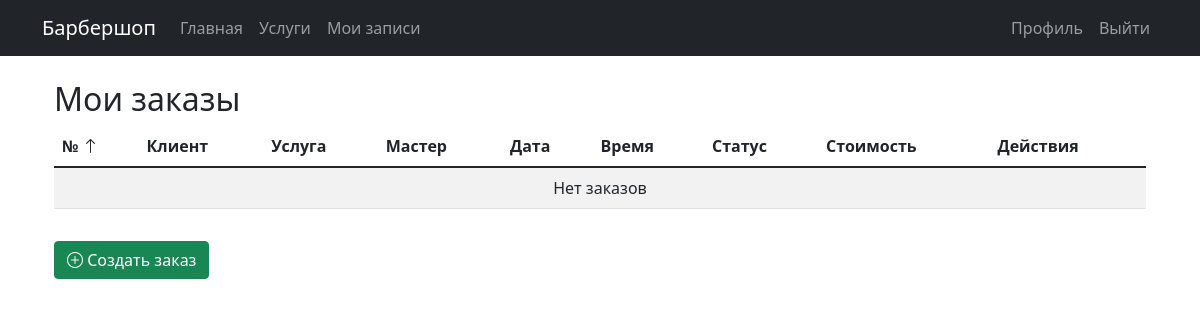
The app's page /orders/ (signed in), older data.
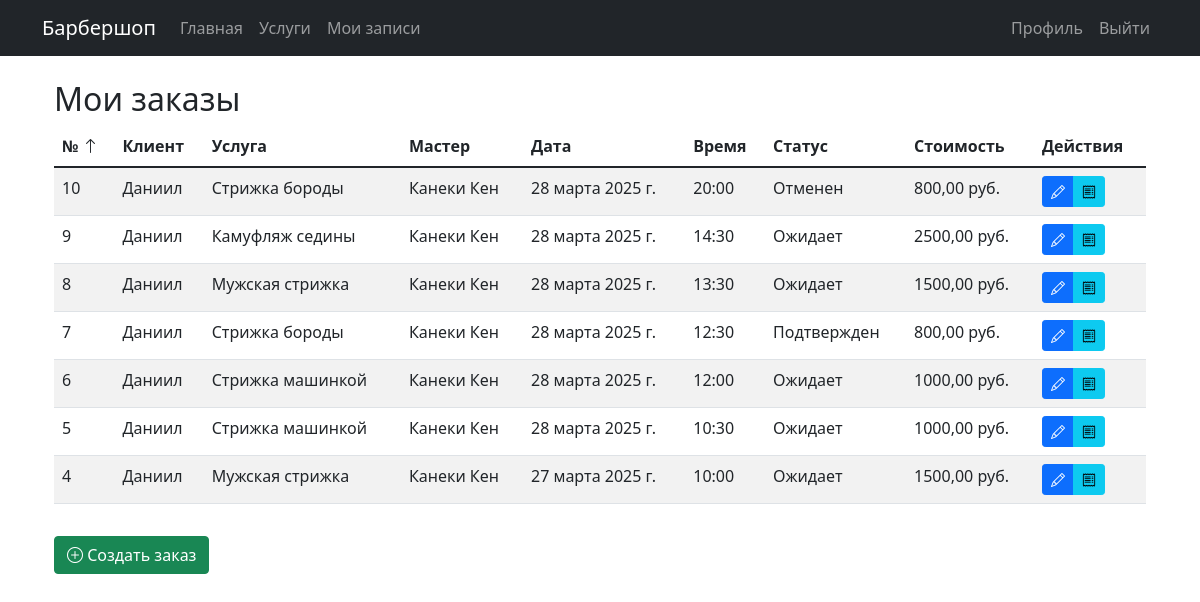
The same page, newer data.
### barbershop_app/models.py (models this page shows, shortened)
class Order(models.Model):
    STATUS_CHOICES = [
        ('pending', 'Ожидает'),
        ('confirmed', 'Подтвержден'),
        ('completed', 'Завершен'),
        ('canceled', 'Отменен'),
    ]
    client = models.ForeignKey(User, on_delete=models.CASCADE, related_name='client_orders', verbose_name='Клиент')
    barber = models.ForeignKey(User, on_delete=models.CASCADE, related_name='barber_orders', verbose_name='Мастер')
    service = models.ForeignKey(Service, on_delete=models.CASCADE, verbose_name='Услуга')
    discount = models.ForeignKey(Discount, on_delete=models.SET_NULL, null=True, blank=True, verbose_name='Скидка')
    order_date = models.DateTimeField('Дата заказа', auto_now_add=True)
    appointment_date = models.DateField('Дата записи')
    appointment_time = models.TimeField('Время записи')
    total_price = models.DecimalField(
        max_digits=10,
        decimal_places=2,
        verbose_name='Итоговая цена',
        null=True,
        blank=True
    )
    status = models.CharField('Статус', max_length=20, choices=STATUS_CHOICES, default='pending')
    class Meta:
        verbose_name = 'Заказ'
        verbose_name_plural = 'Заказы'
        ordering = ['-order_date']

class User(AbstractUser):
    role = models.ForeignKey(Role, on_delete=models.SET_NULL, null=True, blank=True, verbose_name='Роль')
    name = models.CharField(max_length=255, verbose_name='Полное имя')
    phone = models.CharField(max_length=20, blank=True, null=True, verbose_name='Телефон')
    email = models.EmailField('Email', max_length=50, blank=True, null=True)
    profile_photo = models.ImageField(upload_to='profile_photos/', blank=True, null=True, verbose_name='Фото профиля')
    description = models.TextField(blank=True, null=True, verbose_name='О себе')
    class Meta:
        verbose_name = 'Пользователь'
        verbose_name_plural = 'Пользователи'

class Service(models.Model):
    name = models.CharField('Название услуги', max_length=50)
    description = models.CharField('Описание', max_length=255, blank=True, null=True)
    price = models.DecimalField('Стоимость', max_digits=8, decimal_places=2)
    duration = models.IntegerField('Длительность (мин.)')
    class Meta:
        verbose_name = 'Услуга'
        verbose_name_plural = 'Услуги'

### barbershop_app/views.py (the view)
# urls.py: path('orders/', OrderListView.as_view(), name='order_list'),
class OrderListView(LoginRequiredMixin, ListView):
    model = Order
    template_name = 'barbershop_app/order_list.html'
    context_object_name = 'orders'
    def get_queryset(self):
        queryset = Order.objects.all() if self.request.user.is_staff else Order.objects.filter(Q(client=self.request.user) | Q(barber=self.request.user))
        sort_param = self.request.GET.get('sort')
        if sort_param:
            if sort_param.startswith('-'):
                if self.request.GET.get('current_sort') == sort_param:
                    sort_param = sort_param[1:]
            else:
                if self.request.GET.get('current_sort') == sort_param:
                    sort_param = f'-{sort_param}'
            queryset = queryset.order_by(sort_param)
        else:
            queryset = queryset.order_by('-id')
        return queryset
    def get_context_data(self, **kwargs):
        context = super().get_context_data(**kwargs)
        context['sort'] = self.request.GET.get('sort', '-id')
        return context

### barbershop_app/templates/barbershop_app/order_list.html (shortened to what this page needs)
{% extends 'barbershop_app/base.html' %}
{% block content %}
<div class="container mt-4">
    <h2>Мои заказы</h2>
    <div class="table-responsive">
        <table class="table table-striped">
            <thead>
                <tr>
                    <th>
                        <a href="?sort=id" class="text-dark text-decoration-none">
                            №
                            {% if sort == 'id' %}<i class="bi bi-arrow-down"></i>
                            {% elif sort == '-id' %}<i class="bi bi-arrow-up"></i>{% endif %}
                        </a>
                    </th>
                    <th>
                        <a href="?sort=client__name" class="text-dark text-decoration-none">
                            Клиент
                        </a>
                    </th>
                    <th>
                        <a href="?sort=service__name" class="text-dark text-decoration-none">
                            Услуга
                        </a>
                    </th>
                    <th>
                        <a href="?sort=barber__name" class="text-dark text-decoration-none">
                            Мастер
                        </a>
                    </th>
                    <th>
                        <a href="?sort=appointment_date" class="text-dark text-decoration-none">
                            Дата
                        </a>
                    </th>
                    <th>
                        <a href="?sort=appointment_time" class="text-dark text-decoration-none">
                            Время
                        </a>
                    </th>
                    <th>
                        <a href="?sort=status" class="text-dark text-decoration-none">
                            Статус
                        </a>
                    </th>
                    <th>
                        <a href="?sort=total_price" class="text-dark text-decoration-none">
                            Стоимость
                        </a>
                    </th>
                    <th>Действия</th>
                </tr>
            </thead>
            <tbody>
                {% for order in orders %}
                <tr>
                    <td>{{ order.id }}</td>
                    <td>{{ order.client.name }}</td>
                    <td>{{ order.service.name }}</td>
                    <td>{{ order.barber.name }}</td>
                    <td>{{ order.appointment_date }}</td>
                    <td>{{ order.appointment_time }}</td>
                    <td>{{ order.get_status_display }}</td>
                    <td>{{ order.total_price }} руб.</td>
                    <td>
                        <div class="btn-group" role="group">
                            {% if user.is_staff or user == order.client %}
                            <a href="{% url 'order_update' order.pk %}" class="btn btn-sm btn-primary">
                                <i class="bi bi-pencil"></i>
                            </a>
                            {% endif %}
                            <a href="{% url 'generate_receipt' order.id %}" class="btn btn-sm btn-info" title="Скачать чек">
                                <i class="bi bi-receipt"></i>
                            </a>
                        </div>
                    </td>
                </tr>
                {% empty %}
                <tr>
                    <td colspan="9" class="text-center">Нет заказов</td>
                </tr>
                {% endfor %}
            </tbody>
        </table>
    </div>
    <div class="mt-3">
        <a href="{% url 'order_create' %}" class="btn btn-success">
            <i class="bi bi-plus-circle"></i> Создать заказ
        </a>
    </div>
</div>
{% endblock %}

Row changes from the older to the newer data that the page shows:
added Order: id "10", client.name "Даниил", service.name "Стрижка бороды", barber.name "Канеки Кен", appointment_date "28 марта 2025 г.", appointment_time "20:00", status "Отменен", total_price "800,00"
added Order: id "9", client.name "Даниил", service.name "Камуфляж седины", barber.name "Канеки Кен", appointment_date "28 марта 2025 г.", appointment_time "14:30", status "Ожидает", total_price "2500,00"
added Order: id "8", client.name "Даниил", service.name "Мужская стрижка", barber.name "Канеки Кен", appointment_date "28 марта 2025 г.", appointment_time "13:30", status "Ожидает", total_price "1500,00"
added Order: id "7", client.name "Даниил", service.name "Стрижка бороды", barber.name "Канеки Кен", appointment_date "28 марта 2025 г.", appointment_time "12:30", status "Подтвержден", total_price "800,00"
added Order: id "6", client.name "Даниил", service.name "Стрижка машинкой", barber.name "Канеки Кен", appointment_date "28 марта 2025 г.", appointment_time "12:00", status "Ожидает", total_price "1000,00"
added Order: id "5", client.name "Даниил", service.name "Стрижка машинкой", barber.name "Канеки Кен", appointment_date "28 марта 2025 г.", appointment_time "10:30", status "Ожидает", total_price "1000,00"
added Order: id "4", client.name "Даниил", service.name "Мужская стрижка", barber.name "Канеки Кен", appointment_date "27 марта 2025 г.", appointment_time "10:00", status "Ожидает", total_price "1500,00"
Text that changed along with them:
text no longer shown: "Нет заказов"
